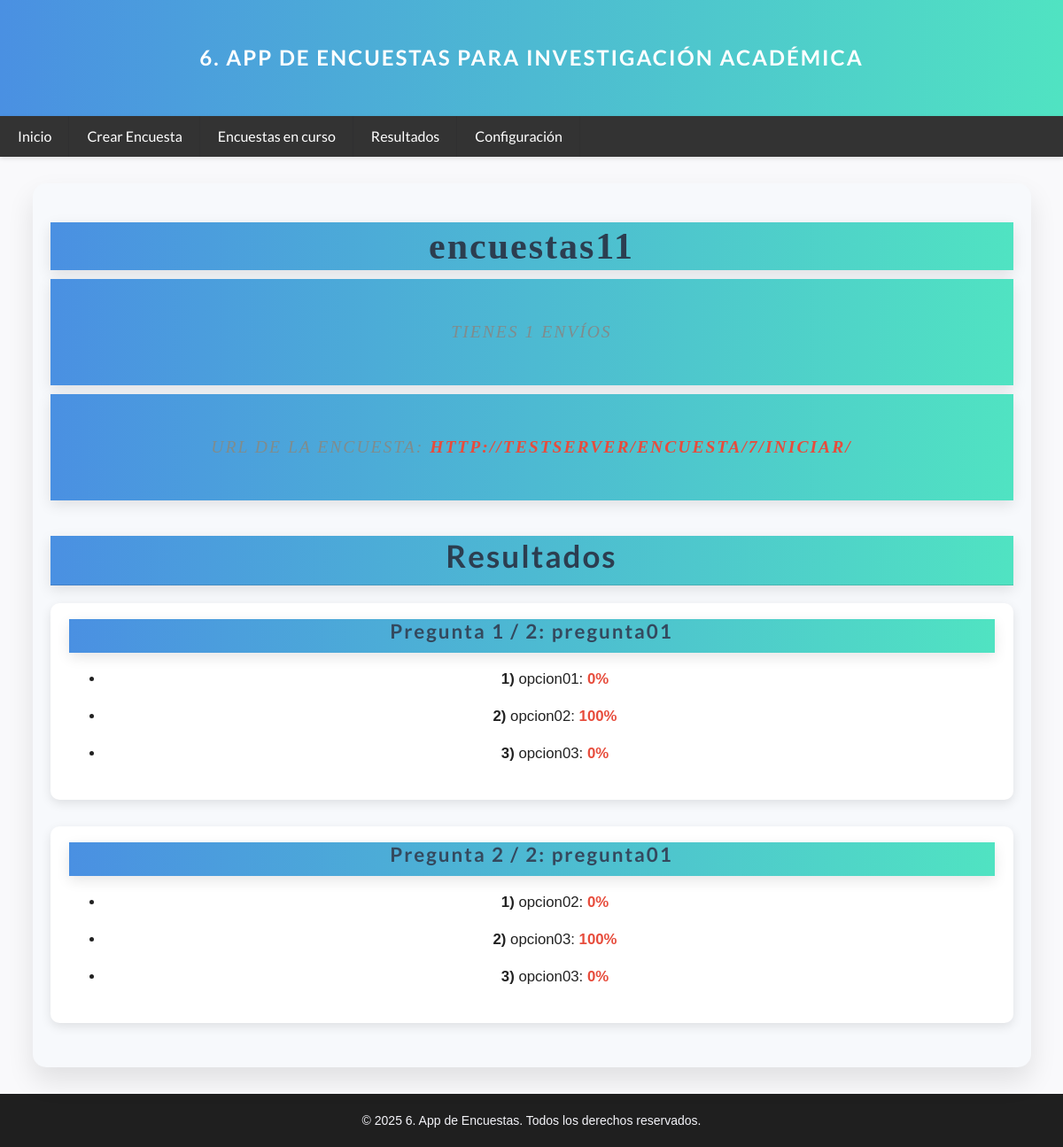
Screenshot of /encuesta/7/ with the database file from the repository.
### Aplicaciones/Encuestas/models.py (models this page shows)
class Encuesta(models.Model):
    titulo = models.CharField(max_length=64)
    esta_activa = models.BooleanField(default=False)
    creada_en = models.DateTimeField(default=timezone.now)

class Pregunta(models.Model):
    encuesta = models.ForeignKey(Encuesta, on_delete=models.CASCADE)
    enunciado = models.CharField(max_length=128)

class Opcion(models.Model):
    pregunta = models.ForeignKey(Pregunta, on_delete=models.CASCADE)
    texto = models.CharField(max_length=128)

### Aplicaciones/Encuestas/views.py (the view)
# urls.py: path("encuesta/<int:pk>/", views.detalle, name="encuesta-detalle"),  # Detalle de encuesta
def detalle(request, pk):
    try:
        encuesta = Encuesta.objects.prefetch_related("pregunta_set__opcion_set").get(
            pk=pk, esta_activa=True
        )
    except Encuesta.DoesNotExist:
        raise Http404()
    preguntas = encuesta.pregunta_set.all()
    for pregunta in preguntas:
        opcion_pks = pregunta.opcion_set.values_list("pk", flat=True)
        total_respuestas = Respuesta.objects.filter(opcion_id__in=opcion_pks).count()
        for opcion in pregunta.opcion_set.all():
            num_respuestas = Respuesta.objects.filter(opcion=opcion).count()
            opcion.percent = 100.0 * num_respuestas / total_respuestas if total_respuestas else 0
    host = request.get_host()
    public_path = reverse("encuesta-iniciar", args=[pk])
    public_url = f"{request.scheme}://{host}{public_path}"
    num_envios = encuesta.envio_set.filter(esta_completo=True).count()
    return render(
        request,
        "encuesta/detalle.html",
        {
            "encuesta": encuesta,
            "public_url": public_url,
            "preguntas": preguntas,
            "num_envios": num_envios,
        },
    )

### Aplicaciones/Encuestas/templates/encuesta/detalle.html (shortened to what this page needs)
{% extends "_base.html" %}
{% block content %}
<div class="ui center aligned basic very padded segment" style="background-color: #f7f9fc; padding: 50px 20px; border-radius: 15px; box-shadow: 0px 15px 30px rgba(0, 0, 0, 0.1);">
    <h1 class="ui header" style="font-size: 3em; font-family: 'Merriweather', serif; color: #2C3E50; font-weight: 700; margin-bottom: 10px;">
        {{ encuesta.titulo }}
    </h1>
    <div class="sub header" style="font-size: 1.4em; color: #7F8C8D; font-style: italic; margin-bottom: 10px;">Tienes {{ num_envios }} envíos</div>
    <div class="sub header" style="font-size: 1.4em; color: #7F8C8D; font-style: italic;">URL de la encuesta:
        <a href="{{ public_url }}" style="color: #E74C3C; text-decoration: none; font-weight: bold;" target="_blank">{{ public_url }}</a>
    </div>
    <h1 class="ui header dividing" style="font-size: 2.5em; color: #2C3E50; font-weight: 700; margin-top: 40px; padding-bottom: 10px;">Resultados</h1>
    {% for pregunta in preguntas %}
    <div class="ui basic padded segment" style="background-color: #ffffff; border-radius: 10px; box-shadow: 0px 4px 12px rgba(0, 0, 0, 0.1); margin-top: 20px; transition: all 0.3s ease;">
        <h4 class="ui header" style="font-size: 1.6em; color: #34495E; font-weight: 600; padding-bottom: 10px;">
            Pregunta {{ forloop.counter }} / {{ preguntas|length }}: {{ pregunta.enunciado }}
        </h4>
        <ul style="font-size: 1.2em; line-height: 1.6;">
            {% for opcion in pregunta.opcion_set.all %}
            <li style="margin-bottom: 15px; transition: all 0.3s ease; padding-left: 10px; border-left: 3px solid transparent; cursor: pointer;"
                onmouseover="this.style.borderLeft='3px solid #3498db'; this.style.paddingLeft='15px';"
                onmouseout="this.style.borderLeft='3px solid transparent'; this.style.paddingLeft='10px';">
                <span style="font-weight: bold;">{{ forloop.counter }})</span> {{ opcion.texto }}:
                <span style="color: #E74C3C; font-weight: 600;">{{ opcion.percent|floatformat }}%</span>
            </li>
            {% endfor %}
        </ul>
    </div>
    {% endfor %}
</div>
{% endblock %}

### Aplicaciones/Encuestas/templates/_base.html (style rules this page uses)
body { background-color: #f9f9fb; font-family: 'Arial', sans-serif; margin: 0; padding: 0; }
.header { background: linear-gradient(to right, #4A90E2, #50E3C2); color: white; font-family: 'Georgia', serif; font-size: 3em; text-align: center; padding: 50px 20px; text-transform: uppercase; letter-spacing: 2px; box-shadow: 0px 5px 15px rgba(0, 0, 0, 0.1); margin-bottom: 0; }
.ui.segment { border-radius: 12px; box-shadow: 0 4px 15px rgba(0, 0, 0, 0.05); background-color: #ffffff; padding: 20px; margin-bottom: 30px; }
.ui.header { font-size: 2em; color: #333; font-weight: 600; margin-bottom: 15px; }
.sub.header { color: #555; font-size: 1.2em; }
.ui.header { animation: fadeIn 2s ease-in-out; }

### rows the page displays
Encuesta: titulo "encuestas11"
Pregunta: preguntas "2", enunciado "pregunta01"
Opcion: texto "opcion01", percent "0"
Opcion: texto "opcion02", percent "100"
Opcion: texto "opcion03", percent "0"
Pregunta: preguntas "2", enunciado "pregunta01"
Opcion: texto "opcion02", percent "0"
Opcion: texto "opcion03", percent "100"
Opcion: texto "opcion03", percent "0"

### other values shown
{{ num_envios }} "1"
{{ public_url }} "HTTP://TESTSERVER/ENCUESTA/7/INICIAR/"
